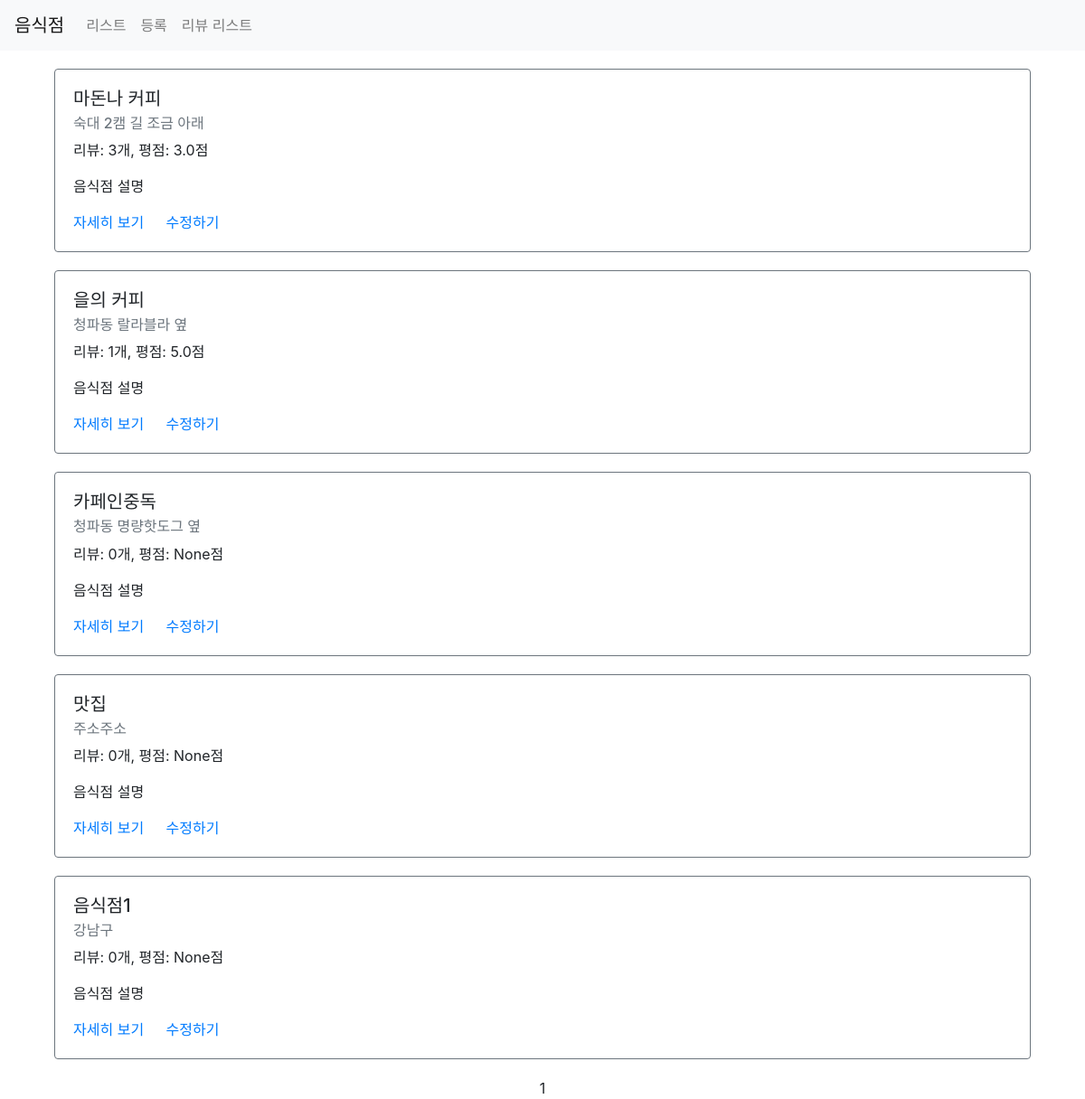
Screenshot of /third/list/ with the database file from the repository.
### third/models.py (models this page shows)
class Restaurant(models.Model):
    name = models.CharField(max_length=30)
    address = models.CharField(max_length=200)
    password = models.CharField(max_length=20, default=None, null=True)
    image = models.CharField(max_length=500, default=None, null=True)
    created_at = models.DateTimeField(auto_now_add=True)
    updated_at = models.DateTimeField(auto_now=True)

### third/views.py (the view)
# urls.py: path('list/', views.list, name="list"),
def list(request):
    restaurants = Restaurant.objects.all().annotate(reviews_count=Count('review')).annotate(average_point=Avg('review__point'))
    paginator = Paginator(restaurants, 5)
    page = request.GET.get('page') ##third/list?page=1
    items = paginator.get_page(page)
    context = {
        'restaurants': items
    }
    return render(request, 'third/list.html', context)

### third/templates/third/list.html (shortened to what this page needs)
{% extends 'third/base.html' %}
{% load static %}
{% block content %}
<div class="container">
    {% for item in restaurants %}
    <div class="row restaurant-item" style="margin:20px auto;">
        <div class="col-sm-12">
            <div class="card border-secondary">
                <div class="card-body">
                    <h5 class="card-title">{{ item.name }}</h5>
                    <h6 class="card-subtitle mb-2 text-muted">{{ item.address }}</h6>
                    <p class="card-text">리뷰: {{ item.reviews_count }}개, 평점: {{ item.average_point }}점</p>
                    <p class="card-text">음식점 설명</p>
                    <a href="{% url 'restaurant-detail' id=item.id %}" class="card-link">자세히 보기</a>
                    <a href="{% url 'restaurant-update' %}?id={{ item.id }}" class="card-link">수정하기</a>
                </div>
            </div>
        </div>
    </div>
    {% endfor %}
    <div class="row">
        <div class="col-sm-12 text-center">
            <div class="pagination">
                <span class="step-links text-center" style="width:100%;">
                    <span class="current">
                        {{ restaurants.number }}
                    </span>
                </span>
            </div>
        </div>
    </div>
</div>
{% endblock %}

### rows the page displays
Restaurant: name "마돈나 커피", address "숙대 2캠 길 조금 아래", reviews_count "3", average_point "3.0"
Restaurant: name "을의 커피", address "청파동 랄라블라 옆", reviews_count "1", average_point "5.0"
Restaurant: name "카페인중독", address "청파동 명량핫도그 옆", reviews_count "0", average_point "None"
Restaurant: name "맛집", address "주소주소", reviews_count "0", average_point "None"
Restaurant: name "음식점1", address "강남구", reviews_count "0", average_point "None"

### other values shown
{{ restaurants.number }} "1"
